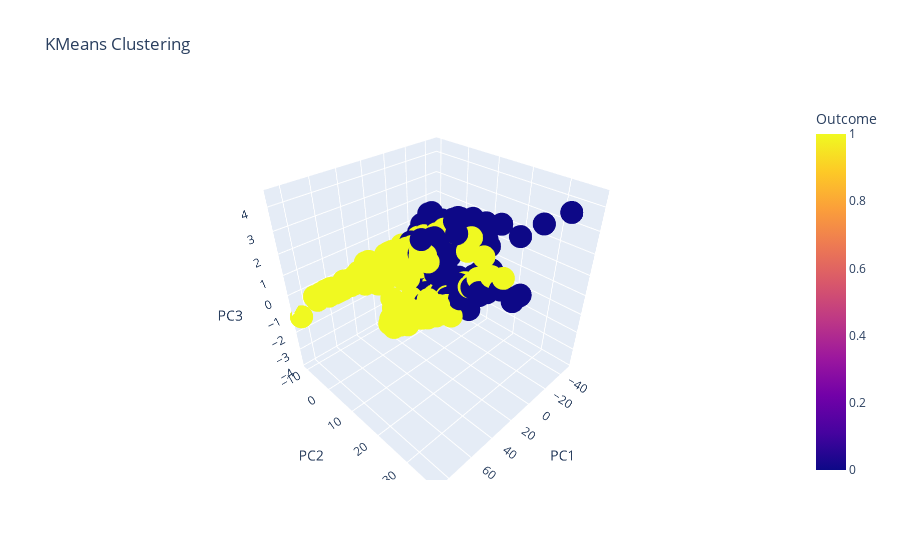

Source (notebook cell):
### Code cell
# Create a scatter plot with three principal components
fig = px.scatter_3d(pca_df, x="PC1", y="PC2", z="PC3", color="Outcome",
                    title="KMeans Clustering")
# Show the plot
fig.show()

### Figure 1 — Plotly figure (JSON) as saved in the notebook; plotly's stock layout.template omitted (floating-point values rounded to 4 significant figures; data arrays with more than 128 entries replaced by an {"elided": "..."} marker saying what was removed)
{"data": [{"hovertemplate": "PC1=%{x}<br>PC2=%{y}<br>PC3=%{z}<br>Outcome=%{marker.color}<extra></extra>", "legendgroup": "", "marker": {"color": {"elided": "2111 int values"}, "coloraxis": "coloraxis", "symbol": "circle"}, "mode": "markers", "name": "", "scene": "scene", "showlegend": false, "type": "scatter3d", "x": {"elided": "2111 float values"}, "y": {"elided": "2111 float values"}, "z": {"elided": "2111 float values"}}], "layout": {"coloraxis": {"colorbar": {"title": {"text": "Outcome"}}, "colorscale": [[0, "#0d0887"], [0.1111, "#46039f"], [0.2222, "#7201a8"], [0.3333, "#9c179e"], [0.4444, "#bd3786"], [0.5556, "#d8576b"], [0.6667, "#ed7953"], [0.7778, "#fb9f3a"], [0.8889, "#fdca26"], [1, "#f0f921"]]}, "legend": {"tracegroupgap": 0}, "scene": {"domain": {"x": [0, 1], "y": [0, 1]}, "xaxis": {"title": {"text": "PC1"}}, "yaxis": {"title": {"text": "PC2"}}, "zaxis": {"title": {"text": "PC3"}}}, "title": {"text": "KMeans Clustering"}}}
